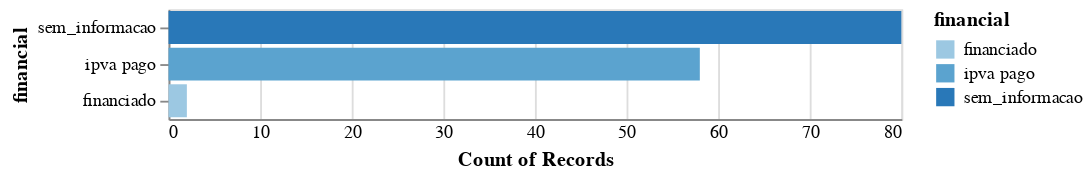

Here is the notebook cell this chart was saved with:
### Code cell
financial_regdate(df)

### Figure 1 — Vega-Lite specification as saved in the notebook (floating-point values rounded to 4 significant figures; data arrays with more than 128 entries replaced by an {"elided": "..."} marker saying what was removed)
{"config": {"view": {"continuousWidth": 400, "continuousHeight": 300}}, "data": {"name": "data-7c2fd5d23ee66f07378a031743bb9726"}, "mark": "bar", "encoding": {"color": {"type": "ordinal", "field": "financial"}, "opacity": {"condition": {"value": 1, "selection": "selector022"}, "value": 0.1}, "tooltip": [{"type": "quantitative", "aggregate": "count"}], "x": {"type": "quantitative", "aggregate": "count", "axis": {"tickSize": 0}}, "y": {"type": "nominal", "field": "financial", "sort": {"encoding": "x", "order": "descending"}}}, "selection": {"selector022": {"type": "multi", "fields": ["finalcial"]}}, "$schema": "https://vega.github.io/schema/vega-lite/v4.8.1.json", "datasets": {"data-7c2fd5d23ee66f07378a031743bb9726": {"elided": "140 records"}}}
